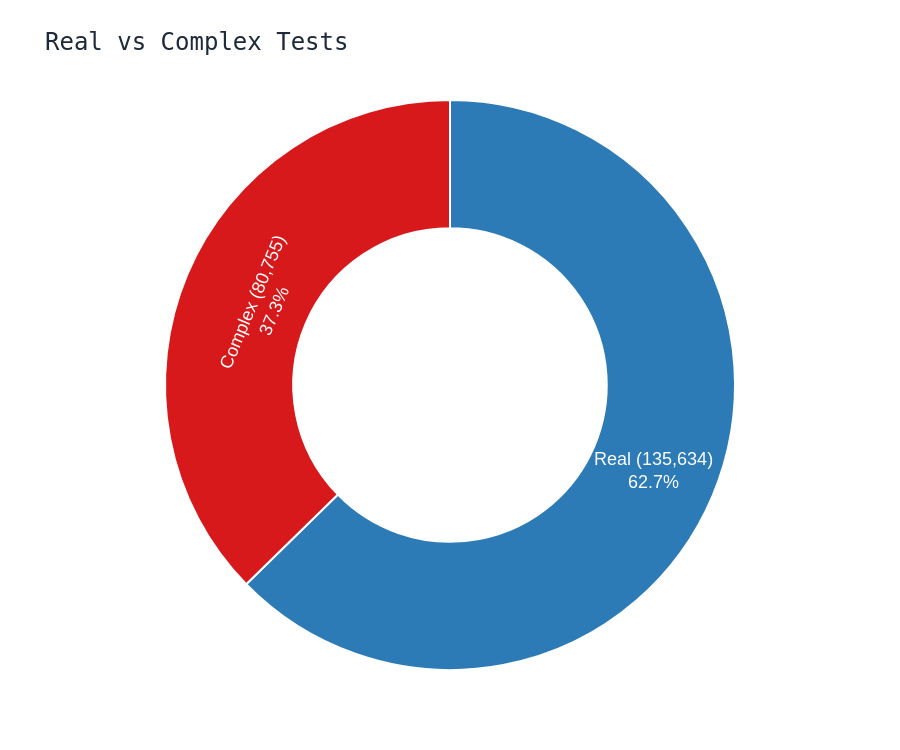

Notebook cell for this chart:
### Markdown cell above
## Graph 11 — Real vs Complex Number Types
Share of executed tests using complex (`_c`) vs real arithmetic.

### Code cell
import plotly.graph_objects as go

d = df[df["status"].isin(["OK", "FAILED"])]
n_complex = int(d["is_complex"].sum())
n_real = len(d) - n_complex

fig = go.Figure(go.Pie(
    labels=[f"Real ({n_real:,})", f"Complex ({n_complex:,})"],
    values=[n_real, n_complex],
    hole=0.55,
    marker=dict(colors=["#2c7bb6", "#d7191c"], line=dict(color="white", width=2)),
    textinfo="label+percent",
    textfont=dict(size=18, family="Adwaita Sans, sans-serif"),
))
fig.update_layout(
    title_text="Real vs Complex Tests",
    title_font=dict(size=24, family="Adwaita Mono, monospace", color="#1e293b"),
    font_size=16, font_family="Adwaita Sans, sans-serif",
    width=900, height=750, paper_bgcolor="white", showlegend=False,
)
fig.write_image("11_donut.png", scale=2)
fig.show()

### Figure 1 — Plotly figure (JSON) as saved in the notebook; plotly's stock layout.template omitted (floating-point values rounded to 4 significant figures)
{"data": [{"hole": 0.55, "labels": ["Real (135,634)", "Complex (80,755)"], "marker": {"colors": ["#2c7bb6", "#d7191c"], "line": {"color": "white", "width": 2}}, "textfont": {"family": "Adwaita Sans, sans-serif", "size": 18}, "textinfo": "label+percent", "type": "pie", "values": [135634, 80755]}], "layout": {"font": {"family": "Adwaita Sans, sans-serif", "size": 16}, "height": 750, "paper_bgcolor": "white", "showlegend": false, "title": {"font": {"color": "#1e293b", "family": "Adwaita Mono, monospace", "size": 24}, "text": "Real vs Complex Tests"}, "width": 900}}
